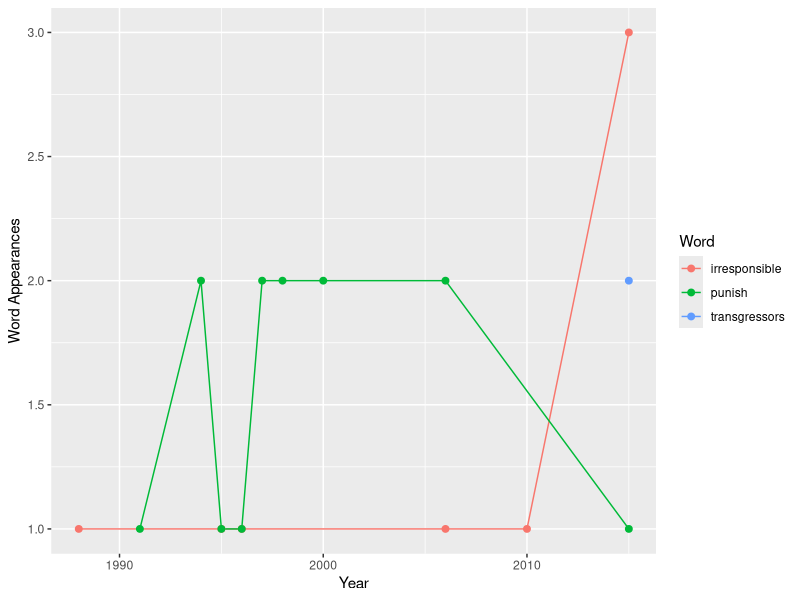
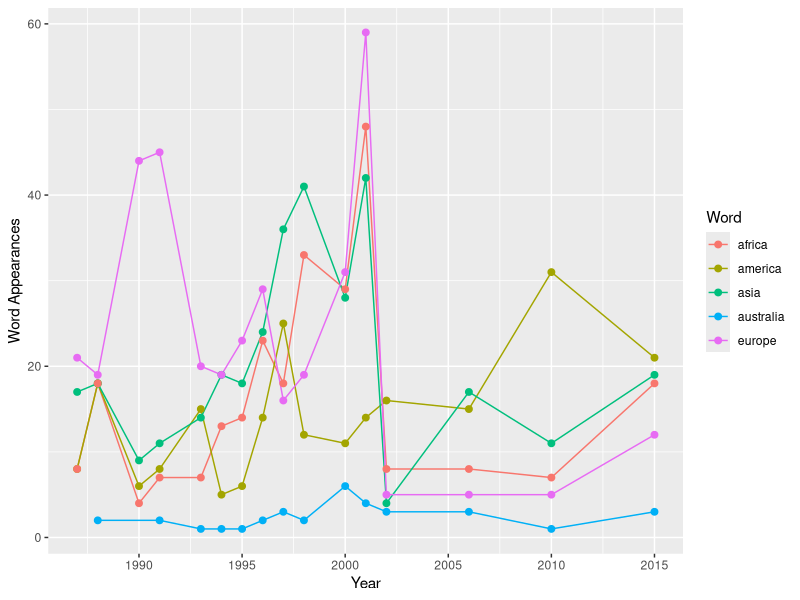
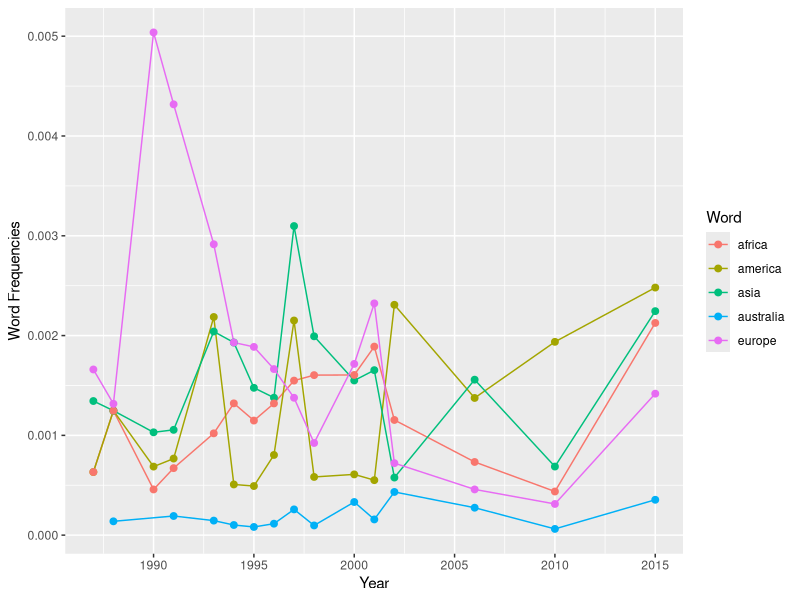
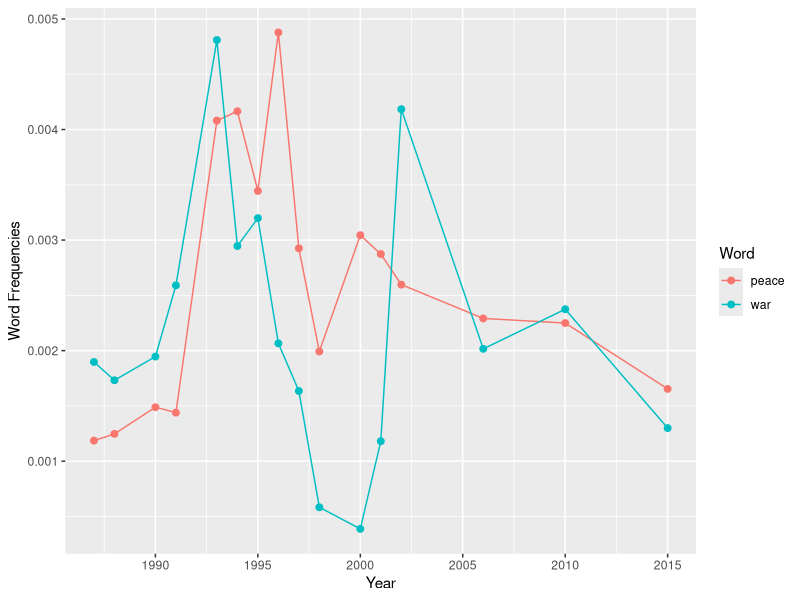
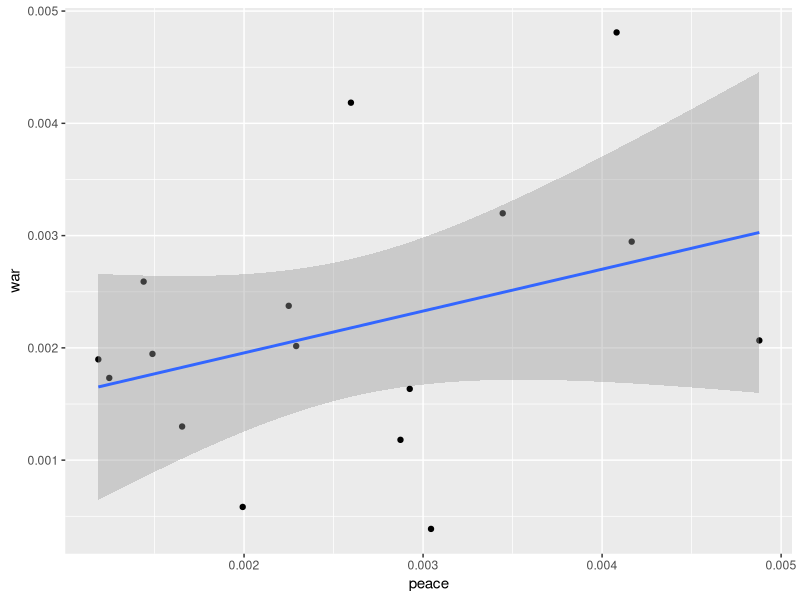
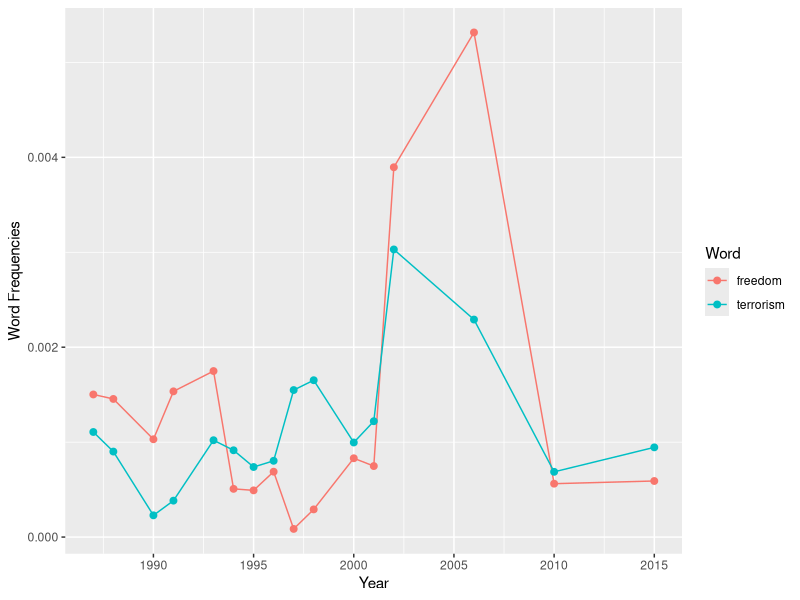

Write the R code that produced these figures, in order.
library(dplyr)
library(ggplot2)
library(tidyr)

ywc <- read.csv("outputs/yearwordcount.csv", stringsAsFactors = FALSE)

# Presidential Word Counts:
temp <- ywc %>%
  filter(Word == "irresponsible" | Word == "transgressors" | Word == "punish") %>%
  merge(read.csv("outputs/pdfurls.csv"), by="Year")
ggplot(temp, aes(Year, Count, color=Word)) +
  geom_line() +
  geom_point(size=2) +
  labs(y="Word Appearances")

# Finding Interesting Words:
temp <- ywc %>%
  group_by(Word) %>%
  summarize(Wordcount = sum(Count)) %>%
  arrange(desc(Wordcount), Word) %>%
  head(100)

# Continents
temp <- ywc %>%
  filter(Word == "asia" | Word == "africa" | Word == "australia" | Word == "europe" | Word == "america" | Word == "antarctica") %>%
  merge(read.csv("outputs/pdfurls.csv"), by="Year")
ggplot(temp, aes(Year, Count, color=Word)) +
  geom_line() +
  geom_point(size=2) +
  labs(y="Word Appearances")

# Lengths
lengths <- ywc %>%
  group_by(Year) %>%
  summarize(yearcount = sum(Count)) %>%
  merge(read.csv("outputs/pdfurls.csv"), by="Year")

# Continents, controlling for lengths
temp <- ywc %>%
  filter(Word == "asia" | Word == "africa" | Word == "australia" | Word == "europe" | Word == "america" | Word == "antarctica") %>%
  merge(lengths, by="Year") %>%
  mutate(Freq = Count/yearcount)
ggplot(temp, aes(Year, Freq, color=Word)) +
  geom_line() +
  geom_point(size=2) +
  labs(y="Word Frequencies")

# War and Peace
temp <- ywc %>%
  filter(Word == "war" | Word == "peace") %>%
  merge(lengths, by="Year") %>%
  mutate(Freq = Count/yearcount)
ggplot(temp, aes(Year, Freq, color=Word)) +
  geom_line() +
  geom_point(size=2) +
  labs(y="Word Frequencies")

# (War and Peace Scatterplot)
temp <- ywc %>%
  filter(Word == "war" | Word == "peace") %>%
  merge(lengths, by="Year") %>% 
  mutate(Freq = Count/yearcount) %>%
  select(-Count) %>%
  spread(Word, Freq)
ggplot(temp, aes(peace, war)) +
  geom_point() +
  stat_smooth(method = "lm")
summary(lm(temp$peace ~ temp$war))

# Terrorism vs. Freedom
temp <- ywc %>%
  filter(Word == "terrorism" | Word == "freedom") %>%
  merge(lengths, by="Year") %>%
  mutate(Freq = Count/yearcount)
ggplot(temp, aes(Year, Freq, color=Word)) +
  geom_line() +
  geom_point(size=2) +
  labs(y="Word Frequencies")

